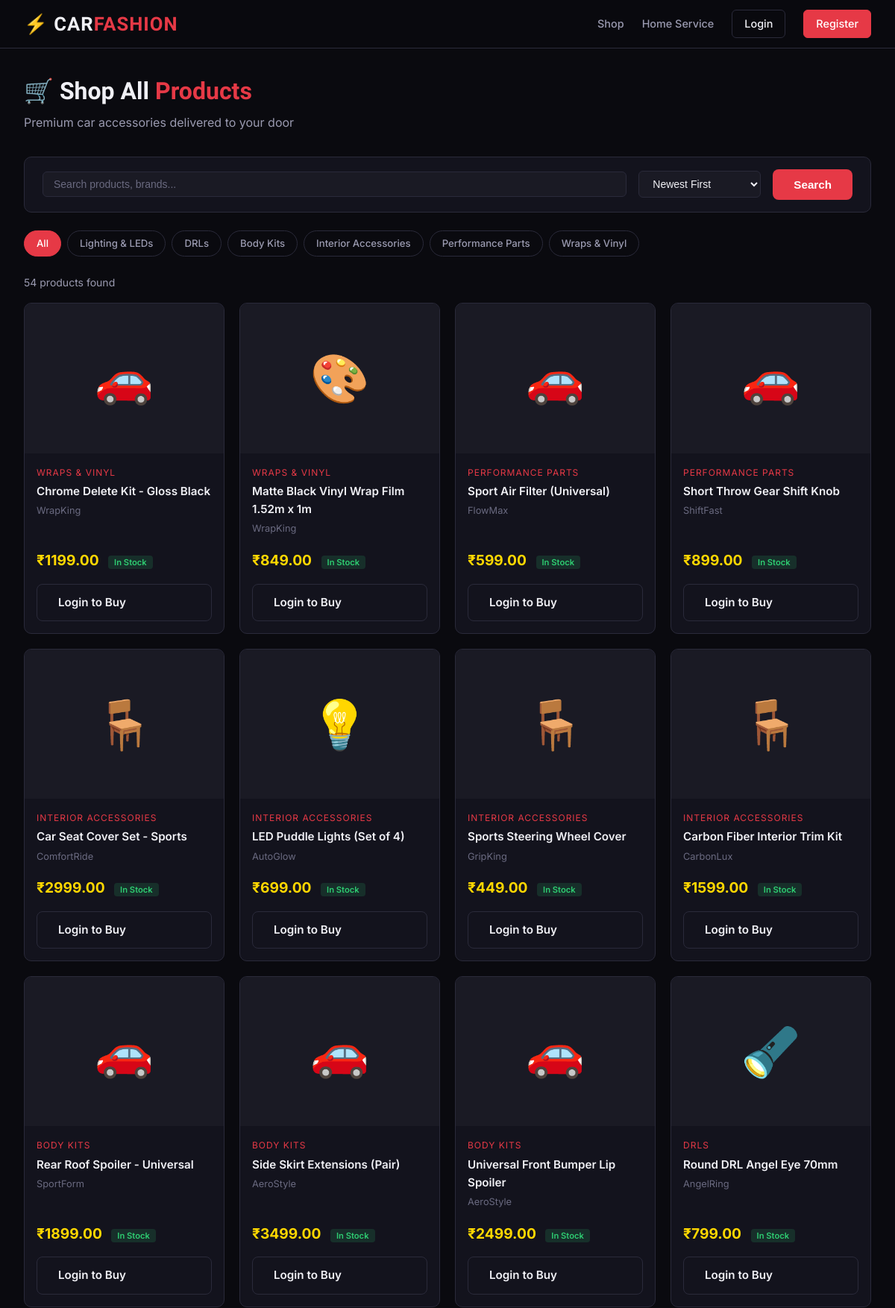
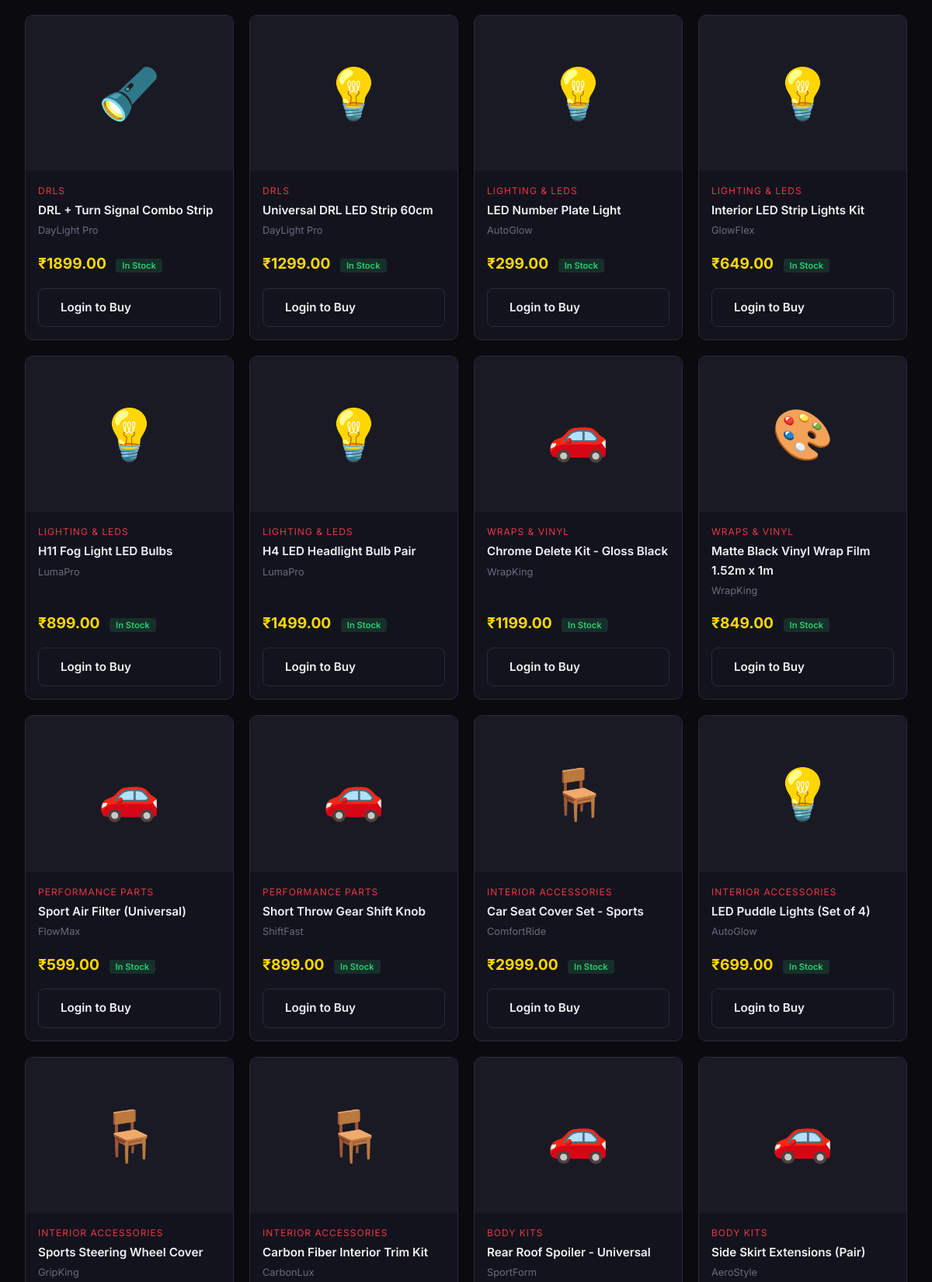
Screenshot of /products/ (upper part) with the database file from the repository (2 pictures, top to bottom).
### store/models.py (models this page shows, shortened)
class Category(models.Model):
    name = models.CharField(max_length=100)
    slug = models.SlugField(unique=True)
    description = models.TextField(blank=True)
    image = models.ImageField(upload_to='categories/', blank=True, null=True)
    class Meta:
        verbose_name_plural = 'Categories'

class Product(models.Model):
    category = models.ForeignKey(Category, on_delete=models.CASCADE, related_name='products')
    name = models.CharField(max_length=200)
    slug = models.SlugField(unique=True)
    description = models.TextField()
    price = models.DecimalField(max_digits=10, decimal_places=2)
    stock = models.PositiveIntegerField(default=0)
    image = models.ImageField(upload_to='products/', blank=True, null=True)
    brand = models.CharField(max_length=100, blank=True)
    is_available = models.BooleanField(default=True)
    is_featured = models.BooleanField(default=False)
    created_at = models.DateTimeField(auto_now_add=True)
    updated_at = models.DateTimeField(auto_now=True)
    @property
    def in_stock(self):
        return self.stock > 0

### store/views.py (the view)
# urls.py: path('products/', views.product_list, name='product_list'),
def product_list(request):
    products = Product.objects.filter(is_available=True)
    categories = Category.objects.all()
    category_slug = request.GET.get('category')
    search_query = request.GET.get('q')
    sort_by = request.GET.get('sort', 'newest')
    if category_slug:
        products = products.filter(category__slug=category_slug)
    if search_query:
        products = products.filter(
            Q(name__icontains=search_query) |
            Q(description__icontains=search_query) |
            Q(brand__icontains=search_query)
        )
    if sort_by == 'price_asc':
        products = products.order_by('price')
    elif sort_by == 'price_desc':
        products = products.order_by('-price')
    else:
        products = products.order_by('-created_at')
    context = {
        'products': products,
        'categories': categories,
        'selected_category': category_slug,
        'search_query': search_query,
        'sort_by': sort_by,
    }
    return render(request, 'store/product_list.html', context)

### store/context_processors.py (called while the page is built)
def cart_count(request):
    count = 0
    if request.user.is_authenticated:
        try:
            cart = Cart.objects.get(user=request.user)
            count = cart.item_count
        except Cart.DoesNotExist:
            pass
    return {'cart_count': count}

### store/templates/store/product_list.html (shortened to what this page needs)
{% extends 'base.html' %}
{% block content %}
<div class="page-header">
  <h1>🛒 Shop All <span style="color:var(--accent)">Products</span></h1>
  <p style="color:var(--text2);">Premium car accessories delivered to your door</p>
</div>
<form method="get" class="filter-bar">
  <input type="text" name="q" value="{{ search_query|default:'' }}" placeholder="Search products, brands...">
  <select name="sort" onchange="this.form.submit()">
    <option value="newest" {% if sort_by == 'newest' %}selected{% endif %}>Newest First</option>
  </select>
  <button type="submit" class="btn btn-red">Search</button>
</form>
<div class="cat-pills">
  <a href="{% url 'product_list' %}" class="cat-pill {% if not selected_category %}active{% endif %}">All</a>
  {% for category in categories %}
  <a href="?category={{ category.slug }}{% if search_query %}&q={{ search_query }}{% endif %}"
     class="cat-pill {% if selected_category == category.slug %}active{% endif %}">
    {{ category.name }}
  </a>
  {% endfor %}
</div>
{% if products %}
<div style="color:var(--text2); font-size:.875rem; margin-bottom:1rem;">
  {{ products|length }} product{{ products|length|pluralize }} found
</div>
<div class="product-grid">
  {% for product in products %}
  <div class="product-card">
    <a href="{% url 'product_detail' product.slug %}">
      <div class="product-img">
        {% if product.image %}<img src="{{ product.image.url }}" alt="{{ product.name }}">
        {% else %}
          {% if "led" in product.name|lower or "light" in product.name|lower %}💡
          {% elif "drl" in product.name|lower %}🔦
          {% elif "seat" in product.name|lower or "interior" in product.category.name|lower %}🪑
          {% elif "wrap" in product.name|lower %}🎨
          {% else %}🚗{% endif %}
        {% endif %}
      </div>
    </a>
    <div class="product-body">
      <div class="product-category">{{ product.category.name }}</div>
      <a href="{% url 'product_detail' product.slug %}">
        <div class="product-name">{{ product.name }}</div>
      </a>
      {% if product.brand %}<div class="product-brand">{{ product.brand }}</div>{% endif %}
      <div style="margin-top:auto; padding-top:8px;">
        <span class="product-price">₹{{ product.price }}</span>
        {% if product.in_stock %}
          <span class="product-stock-badge in-stock">In Stock</span>
        {% else %}
          <span class="product-stock-badge out-of-stock">Out of Stock</span>
        {% endif %}
      </div>
    </div>
    <div class="product-footer">
      {% if user.is_authenticated %}
        {% if product.in_stock %}
          <a href="{% url 'add_to_cart' product.id %}" class="btn btn-red btn-add">Add to Cart</a>
        {% else %}
          <button class="btn btn-ghost btn-add" disabled style="opacity:.5;">Out of Stock</button>
        {% endif %}
      {% else %}
        <a href="{% url 'login' %}" class="btn btn-ghost btn-add">Login to Buy</a>
      {% endif %}
    </div>
  </div>
  {% endfor %}
</div>
{% endif %}
{% endblock %}

### static/store/css/main.css (style rules this page uses)
*, *::before, *::after { box-sizing: border-box; margin: 0; padding: 0; }
:root { --bg: #0a0a0f; --bg2: #111118; --bg3: #1a1a24; --card: #13131d; --border: #2a2a3a; --accent: #e63946; --accent2: #ff6b35; --gold: #ffd700; --text: #f0f0f5; --text2: #9a9ab0; --text3: #6a6a80; --green: #2ecc71; --radius: 10px; --shadow: 0 4px 24px rgba(0,0,0,0.5); }
body { font-family: 'Inter', sans-serif; background: var(--bg); color: var(--text); line-height: 1.6; min-height: 100vh; }
a { color: inherit; text-decoration: none; }
.btn { display: inline-flex; align-items: center; gap: 8px; padding: 12px 28px; border-radius: 8px; font-weight: 600; font-size: 0.95rem; cursor: pointer; transition: all .2s; border: none; text-decoration: none; }
.btn-red { background: var(--accent); color: white; }
.btn-ghost { background: transparent; color: var(--text); border: 1px solid var(--border); }
.product-grid { display: grid; grid-template-columns: repeat(auto-fill, minmax(240px, 1fr)); gap: 1.25rem; margin-bottom: 3rem; }
.product-card { background: var(--card); border: 1px solid var(--border); border-radius: var(--radius); overflow: hidden; transition: all .2s; display: flex; flex-direction: column; }
.product-img { aspect-ratio: 4/3; overflow: hidden; background: var(--bg3); display: flex; align-items: center; justify-content: center; font-size: 4rem; }
.product-body { padding: 1rem; flex: 1; display: flex; flex-direction: column; }
.product-category { font-size: 0.75rem; color: var(--accent); text-transform: uppercase; letter-spacing: 1px; margin-bottom: 4px; }
.product-name { font-weight: 600; font-size: 0.95rem; margin-bottom: 4px; color: var(--text); }
.product-brand { font-size: 0.8rem; color: var(--text3); margin-bottom: 8px; }
.product-price { font-size: 1.2rem; font-weight: 700; color: var(--gold); margin-top: auto; }
.product-stock-badge { font-size: 0.7rem; padding: 2px 8px; border-radius: 4px; margin-left: 8px; font-weight: 600; }
.in-stock { background: rgba(46,204,113,0.15); color: var(--green); }
.product-footer { padding: 0 1rem 1rem; }
.btn-add { width: 100%; }
.filter-bar { background: var(--card); border: 1px solid var(--border); border-radius: var(--radius); padding: 1rem 1.5rem; margin-bottom: 1.5rem; display: flex; gap: 1rem; flex-wrap: wrap; align-items: center; }
.filter-bar input, .filter-bar select { background: var(--bg3); border: 1px solid var(--border); color: var(--text); padding: 8px 14px; border-radius: 6px; font-size: 0.875rem; }
.filter-bar input { flex: 1; min-width: 200px; }
.filter-bar input::placeholder { color: var(--text3); }
.cat-pills { display: flex; flex-wrap: wrap; gap: 8px; margin-bottom: 1.5rem; }
.cat-pill { padding: 6px 16px; border-radius: 20px; font-size: 0.825rem; font-weight: 500; border: 1px solid var(--border); color: var(--text2); cursor: pointer; transition: all .2s; }
.cat-pill:hover, .cat-pill.active { background: var(--accent); border-color: var(--accent); color: white; }
.page-header { margin-bottom: 2rem; }
.page-header h1 { font-family: 'Rajdhani', sans-serif; font-size: 2rem; font-weight: 700; }
.page-header p { color: var(--text2); margin-top: 4px; }

### rows the page displays
Category: name "Lighting & LEDs"
Category: name "DRLs"
Category: name "Body Kits"
Category: name "Interior Accessories"
Category: name "Performance Parts"
Category: name "Wraps & Vinyl"
Product: category.name "WRAPS & VINYL", name "Chrome Delete Kit - Gloss Black", brand "WrapKing", price "1199.00", stock "In Stock", shows "Login to Buy"
Product: category.name "WRAPS & VINYL", name "Matte Black Vinyl Wrap Film 1.52m x 1m", brand "WrapKing", price "849.00", stock "In Stock", shows "Login to Buy"
Product: category.name "PERFORMANCE PARTS", name "Sport Air Filter (Universal)", brand "FlowMax", price "599.00", stock "In Stock", shows "Login to Buy"
Product: category.name "PERFORMANCE PARTS", name "Short Throw Gear Shift Knob", brand "ShiftFast", price "899.00", stock "In Stock", shows "Login to Buy"
Product: category.name "INTERIOR ACCESSORIES", name "Car Seat Cover Set - Sports", brand "ComfortRide", price "2999.00", stock "In Stock", shows "Login to Buy"
Product: category.name "INTERIOR ACCESSORIES", name "LED Puddle Lights (Set of 4)", brand "AutoGlow", price "699.00", stock "In Stock", shows "Login to Buy"
Product: category.name "INTERIOR ACCESSORIES", name "Sports Steering Wheel Cover", brand "GripKing", price "449.00", stock "In Stock", shows "Login to Buy"
Product: category.name "INTERIOR ACCESSORIES", name "Carbon Fiber Interior Trim Kit", brand "CarbonLux", price "1599.00", stock "In Stock", shows "Login to Buy"
Product: category.name "BODY KITS", name "Rear Roof Spoiler - Universal", brand "SportForm", price "1899.00", stock "In Stock", shows "Login to Buy"
Product: category.name "BODY KITS", name "Side Skirt Extensions (Pair)", brand "AeroStyle", price "3499.00", stock "In Stock", shows "Login to Buy"
Product: category.name "BODY KITS", name "Universal Front Bumper Lip Spoiler", brand "AeroStyle", price "2499.00", stock "In Stock", shows "Login to Buy"
Product: category.name "DRLS", name "Round DRL Angel Eye 70mm", brand "AngelRing", price "799.00", stock "In Stock", shows "Login to Buy"
Product: category.name "DRLS", name "DRL + Turn Signal Combo Strip", brand "DayLight Pro", price "1899.00", stock "In Stock", shows "Login to Buy"
Product: category.name "DRLS", name "Universal DRL LED Strip 60cm", brand "DayLight Pro", price "1299.00", stock "In Stock", shows "Login to Buy"
Product: category.name "LIGHTING & LEDS", name "LED Number Plate Light", brand "AutoGlow", price "299.00", stock "In Stock", shows "Login to Buy"
Product: category.name "LIGHTING & LEDS", name "Interior LED Strip Lights Kit", brand "GlowFlex", price "649.00", stock "In Stock", shows "Login to Buy"
Product: category.name "LIGHTING & LEDS", name "H11 Fog Light LED Bulbs", brand "LumaPro", price "899.00", stock "In Stock", shows "Login to Buy"
Product: category.name "LIGHTING & LEDS", name "H4 LED Headlight Bulb Pair", brand "LumaPro", price "1499.00", stock "In Stock", shows "Login to Buy"
Product: category.name "WRAPS & VINYL", name "Chrome Delete Kit - Gloss Black", brand "WrapKing", price "1199.00", stock "In Stock", shows "Login to Buy"
Product: category.name "WRAPS & VINYL", name "Matte Black Vinyl Wrap Film 1.52m x 1m", brand "WrapKing", price "849.00", stock "In Stock", shows "Login to Buy"
Product: category.name "PERFORMANCE PARTS", name "Sport Air Filter (Universal)", brand "FlowMax", price "599.00", stock "In Stock", shows "Login to Buy"
Product: category.name "PERFORMANCE PARTS", name "Short Throw Gear Shift Knob", brand "ShiftFast", price "899.00", stock "In Stock", shows "Login to Buy"
Product: category.name "INTERIOR ACCESSORIES", name "Car Seat Cover Set - Sports", brand "ComfortRide", price "2999.00", stock "In Stock", shows "Login to Buy"
Product: category.name "INTERIOR ACCESSORIES", name "LED Puddle Lights (Set of 4)", brand "AutoGlow", price "699.00", stock "In Stock", shows "Login to Buy"
Product: category.name "INTERIOR ACCESSORIES", name "Sports Steering Wheel Cover", brand "GripKing"
Product: category.name "INTERIOR ACCESSORIES", name "Carbon Fiber Interior Trim Kit", brand "CarbonLux"
Product: category.name "BODY KITS", name "Rear Roof Spoiler - Universal", brand "SportForm"
Product: category.name "BODY KITS", name "Side Skirt Extensions (Pair)", brand "AeroStyle"

### other values shown
{{ products|length }} "54"
